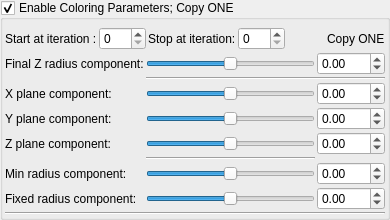
    <widget class="MyGroupBox" name="groupCheck_transform_coloringParameters1_enabled">
     <property name="title">
      <string>Enable Coloring Parameters; Copy ONE</string>
     </property>
     <property name="checkable">
      <bool>true</bool>
     </property>
     <layout class="QVBoxLayout" name="verticalLayout_36" stretch="0,0,0">
      <property name="spacing">
       <number>2</number>
      </property>
      <property name="leftMargin">
       <number>2</number>
      </property>
      <property name="topMargin">
       <number>2</number>
      </property>
      <property name="rightMargin">
       <number>2</number>
      </property>
      <property name="bottomMargin">
       <number>2</number>
      </property>
      <item>
       <layout class="QGridLayout" name="gridLayout_66">
        <property name="topMargin">
         <number>5</number>
        </property>
        <item row="0" column="2">
         <widget class="QLabel" name="label_229">
          <property name="text">
           <string>Stop at iteration:</string>
          </property>
         </widget>
        </item>
        <item row="0" column="3">
         <widget class="MySpinBox" name="spinboxInt_transform_coloringParameters1_stop_iterations">
          <property name="sizePolicy">
           <sizepolicy hsizetype="Preferred" vsizetype="Maximum">
            <horstretch>0</horstretch>
            <verstretch>0</verstretch>
           </sizepolicy>
          </property>
          <property name="maximum">
           <number>250</number>
          </property>
         </widget>
        </item>
        <item row="0" column="1">
         <widget class="MySpinBox" name="spinboxInt_transform_coloringParameters1_start_iterations">
          <property name="sizePolicy">
           <sizepolicy hsizetype="Minimum" vsizetype="Maximum">
            <horstretch>0</horstretch>
            <verstretch>0</verstretch>
           </sizepolicy>
          </property>
          <property name="minimum">
           <number>0</number>
          </property>
          <property name="maximum">
           <number>250</number>
          </property>
          <property name="value">
           <number>0</number>
          </property>
         </widget>
        </item>
        <item row="0" column="5">
         <widget class="QLabel" name="label_228">
          <property name="text">
           <string>Copy ONE</string>
          </property>
         </widget>
        </item>
        <item row="0" column="0">
         <widget class="QLabel" name="label_230">
          <property name="text">
           <string>Start at iteration :</string>
          </property>
         </widget>
        </item>
        <item row="0" column="4">
         <spacer name="horizontalSpacer_32">
          <property name="orientation">
           <enum>Qt::Horizontal</enum>
          </property>
          <property name="sizeHint" stdset="0">
           <size>
            <width>40</width>
            <height>20</height>
           </size>
          </property>
         </spacer>
        </item>
       </layout>
      </item>
      <item>
       <layout class="QGridLayout" name="gridLayout_67">
        <property name="spacing">
         <number>2</number>
        </property>
        <item row="7" column="0">
         <widget class="QLabel" name="label_238">
          <property name="text">
           <string>Fixed radius component:</string>
          </property>
         </widget>
        </item>
        <item row="6" column="0">
         <widget class="QLabel" name="label_202">
          <property name="text">
           <string>Min radius component:</string>
          </property>
         </widget>
        </item>
        <item row="6" column="1">
         <widget class="QSlider" name="slider_transform_coloringParameters1_mandelbox_color_Sp1">
          <property name="sizePolicy">
           <sizepolicy hsizetype="Expanding" vsizetype="Maximum">
            <horstretch>0</horstretch>
            <verstretch>0</verstretch>
           </sizepolicy>
          </property>
          <property name="minimum">
           <number>-500</number>
          </property>
          <property name="maximum">
           <number>500</number>
          </property>
          <property name="singleStep">
           <number>1</number>
          </property>
          <property name="orientation">
           <enum>Qt::Horizontal</enum>
          </property>
         </widget>
        </item>
        <item row="1" column="1" colspan="2">
         <widget class="Line" name="line_47">
          <property name="orientation">
           <enum>Qt::Horizontal</enum>
          </property>
         </widget>
        </item>
        <item row="4" column="2">
         <widget class="MyDoubleSpinBox" name="spinbox3_transform_coloringParameters1_mandelbox_color_z">
          <property name="sizePolicy">
           <sizepolicy hsizetype="Minimum" vsizetype="Maximum">
            <horstretch>0</horstretch>
            <verstretch>0</verstretch>
           </sizepolicy>
          </property>
          <property name="prefix">
           <string/>
          </property>
          <property name="suffix">
           <string/>
          </property>
          <property name="decimals">
           <number>2</number>
          </property>
          <property name="minimum">
           <double>-100.000000000000000</double>
          </property>
          <property name="maximum">
           <double>100.000000000000000</double>
          </property>
          <property name="singleStep">
           <double>0.100000000000000</double>
          </property>
         </widget>
        </item>
        <item row="3" column="2">
         <widget class="MyDoubleSpinBox" name="spinbox3_transform_coloringParameters1_mandelbox_color_y">
          <property name="sizePolicy">
           <sizepolicy hsizetype="Minimum" vsizetype="Maximum">
            <horstretch>0</horstretch>
            <verstretch>0</verstretch>
           </sizepolicy>
          </property>
          <property name="prefix">
           <string/>
          </property>
          <property name="suffix">
           <string/>
          </property>
          <property name="decimals">
           <number>2</number>
          </property>
          <property name="minimum">
           <double>-100.000000000000000</double>
          </property>
          <property name="maximum">
           <double>100.000000000000000</double>
          </property>
          <property name="singleStep">
           <double>0.100000000000000</double>
          </property>
         </widget>
        </item>
        <item row="2" column="0">
         <widget class="QLabel" name="label_235">
          <property name="text">
           <string>X plane component:</string>
          </property>
         </widget>
        </item>
        <item row="0" column="1">
         <widget class="QSlider" name="slider_transform_coloringParameters1_mandelbox_color_R">
          <property name="sizePolicy">
           <sizepolicy hsizetype="Expanding" vsizetype="Maximum">
            <horstretch>0</horstretch>
            <verstretch>0</verstretch>
           </sizepolicy>
          </property>
          <property name="minimum">
           <number>-500</number>
          </property>
          <property name="maximum">
           <number>500</number>
          </property>
          <property name="singleStep">
           <number>1</number>
          </property>
          <property name="orientation">
           <enum>Qt::Horizontal</enum>
          </property>
         </widget>
        </item>
        <item row="2" column="2">
         <widget class="MyDoubleSpinBox" name="spinbox3_transform_coloringParameters1_mandelbox_color_x">
          <property name="sizePolicy">
           <sizepolicy hsizetype="Minimum" vsizetype="Maximum">
            <horstretch>0</horstretch>
            <verstretch>0</verstretch>
           </sizepolicy>
          </property>
          <property name="prefix">
           <string/>
          </property>
          <property name="suffix">
           <string/>
          </property>
          <property name="decimals">
           <number>2</number>
          </property>
          <property name="minimum">
           <double>-100.000000000000000</double>
          </property>
          <property name="maximum">
           <double>100.000000000000000</double>
          </property>
          <property name="singleStep">
           <double>0.100000000000000</double>
          </property>
         </widget>
        </item>
        <item row="3" column="1">
         <widget class="QSlider" name="slider3_transform_coloringParameters1_mandelbox_color_y">
          <property name="sizePolicy">
           <sizepolicy hsizetype="Expanding" vsizetype="Maximum">
            <horstretch>0</horstretch>
            <verstretch>0</verstretch>
           </sizepolicy>
          </property>
          <property name="minimum">
           <number>-500</number>
          </property>
          <property name="maximum">
           <number>500</number>
          </property>
          <property name="singleStep">
           <number>1</number>
          </property>
          <property name="orientation">
           <enum>Qt::Horizontal</enum>
          </property>
         </widget>
        </item>
        <item row="0" column="0">
         <widget class="QLabel" name="label_237">
          <property name="text">
           <string>Final Z radius component:</string>
          </property>
         </widget>
        </item>
        <item row="4" column="1">
         <widget class="QSlider" name="slider3_transform_coloringParameters1_mandelbox_color_z">
          <property name="sizePolicy">
           <sizepolicy hsizetype="Expanding" vsizetype="Maximum">
            <horstretch>0</horstretch>
            <verstretch>0</verstretch>
           </sizepolicy>
          </property>
          <property name="minimum">
           <number>-500</number>
          </property>
          <property name="maximum">
           <number>500</number>
          </property>
          <property name="singleStep">
           <number>1</number>
          </property>
          <property name="orientation">
           <enum>Qt::Horizontal</enum>
          </property>
         </widget>
        </item>
        <item row="4" column="0">
         <widget class="QLabel" name="label_236">
          <property name="text">
           <string>Z plane component:</string>
          </property>
         </widget>
        </item>
        <item row="7" column="2">
         <widget class="MyDoubleSpinBox" name="spinbox_transform_coloringParameters1_mandelbox_color_Sp2">
          <property name="sizePolicy">
           <sizepolicy hsizetype="Minimum" vsizetype="Maximum">
            <horstretch>0</horstretch>
            <verstretch>0</verstretch>
           </sizepolicy>
          </property>
          <property name="prefix">
           <string/>
          </property>
          <property name="suffix">
           <string/>
          </property>
          <property name="decimals">
           <number>2</number>
          </property>
          <property name="minimum">
           <double>-100.000000000000000</double>
          </property>
          <property name="maximum">
           <double>100.000000000000000</double>
          </property>
          <property name="singleStep">
           <double>0.100000000000000</double>
          </property>
         </widget>
        </item>
        <item row="6" column="2">
         <widget class="MyDoubleSpinBox" name="spinbox_transform_coloringParameters1_mandelbox_color_Sp1">
          <property name="sizePolicy">
           <sizepolicy hsizetype="Minimum" vsizetype="Maximum">
            <horstretch>0</horstretch>
            <verstretch>0</verstretch>
           </sizepolicy>
          </property>
          <property name="prefix">
           <string/>
          </property>
          <property name="suffix">
           <string/>
          </property>
          <property name="decimals">
           <number>2</number>
          </property>
          <property name="minimum">
           <double>-100.000000000000000</double>
          </property>
          <property name="maximum">
           <double>100.000000000000000</double>
          </property>
          <property name="singleStep">
           <double>0.100000000000000</double>
          </property>
         </widget>
        </item>
        <item row="7" column="1">
         <widget class="QSlider" name="slider_transform_coloringParameters1_mandelbox_color_Sp2">
          <property name="sizePolicy">
           <sizepolicy hsizetype="Expanding" vsizetype="Maximum">
            <horstretch>0</horstretch>
            <verstretch>0</verstretch>
           </sizepolicy>
          </property>
          <property name="minimum">
           <number>-500</number>
          </property>
          <property name="maximum">
           <number>500</number>
          </property>
          <property name="singleStep">
           <number>1</number>
          </property>
          <property name="orientation">
           <enum>Qt::Horizontal</enum>
          </property>
         </widget>
        </item>
        <item row="2" column="1">
         <widget class="QSlider" name="slider3_transform_coloringParameters1_mandelbox_color_x">
          <property name="sizePolicy">
           <sizepolicy hsizetype="Expanding" vsizetype="Maximum">
            <horstretch>0</horstretch>
            <verstretch>0</verstretch>
           </sizepolicy>
          </property>
          <property name="minimum">
           <number>-500</number>
          </property>
          <property name="maximum">
           <number>500</number>
          </property>
          <property name="singleStep">
           <number>1</number>
          </property>
          <property name="orientation">
           <enum>Qt::Horizontal</enum>
          </property>
         </widget>
        </item>
        <item row="0" column="2">
         <widget class="MyDoubleSpinBox" name="spinbox_transform_coloringParameters1_mandelbox_color_R">
          <property name="sizePolicy">
           <sizepolicy hsizetype="Minimum" vsizetype="Maximum">
            <horstretch>0</horstretch>
            <verstretch>0</verstretch>
           </sizepolicy>
          </property>
          <property name="prefix">
           <string/>
          </property>
          <property name="suffix">
           <string/>
          </property>
          <property name="decimals">
           <number>2</number>
          </property>
          <property name="minimum">
           <double>-100.000000000000000</double>
          </property>
          <property name="maximum">
           <double>100.000000000000000</double>
          </property>
          <property name="singleStep">
           <double>0.100000000000000</double>
          </property>
         </widget>
        </item>
        <item row="3" column="0">
         <widget class="QLabel" name="label_234">
          <property name="text">
           <string>Y plane component:</string>
          </property>
         </widget>
        </item>
        <item row="5" column="1">
         <widget class="Line" name="line_48">
          <property name="orientation">
           <enum>Qt::Horizontal</enum>
          </property>
         </widget>
        </item>
       </layout>
      </item>
      <item>
       <widget class="Line" name="line_42">
        <property name="orientation">
         <enum>Qt::Horizontal</enum>
        </property>
       </widget>
      </item>
     </layout>
    </widget>
